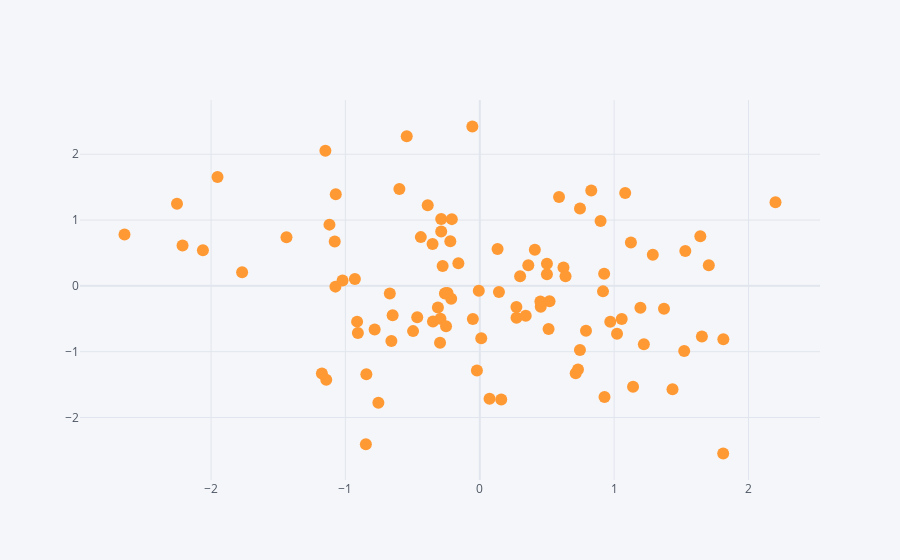

The cell this chart's notebook holds for it:
### Code cell
df.iplot(kind="scatter",x="A",y="B",mode = "markers",size=12)
